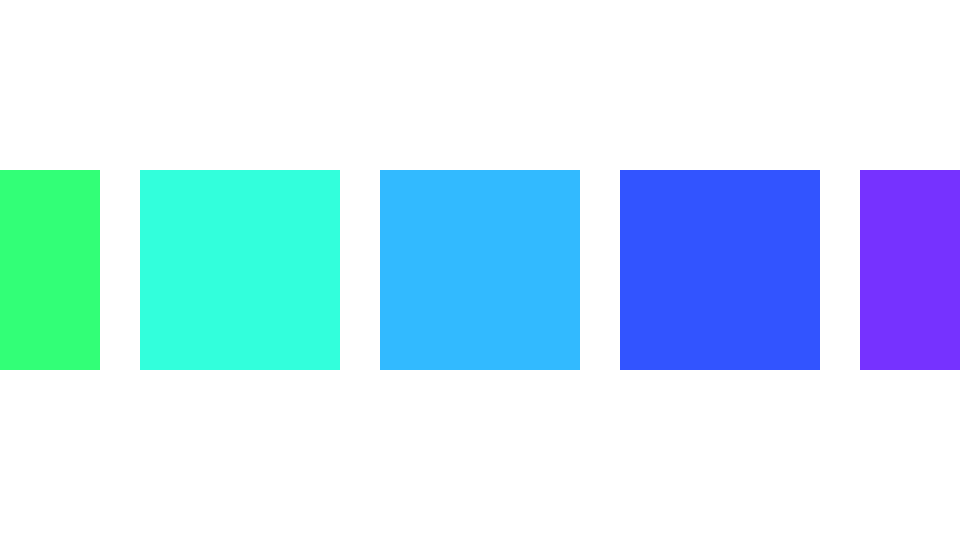
Frame 1 (no input)
Frame 60 (the mouse pressed at the canvas centre just before this capture): identical to frame 1, image omitted
Frame 120 (the mouse held since frame 60 and released just before this capture): identical to frame 1, image omitted

The Processing sketch that drew this single still picture (run headless with seeded random() and noise(); from frame 60 on, the mouse is pressed at the canvas centre):

// Processing sketch: sketch_018_colorMode_HSB
// ── sketch_018_colorMode_HSB.pde
// setup関数 : 初回1度だけ実行される
void setup(){
  size(960,540); // ウィンドウサイズを960px,540pxに
  
  // 色指定をHSBのカラーモードに変更 : Hue(色相),Brightness(明度),Saturation(彩度)
  colorMode(HSB,360,100,100);
  
  // 色の指定は「メニュー」＞「ツール」＞「色選択」を使うと便利 
}

// draw関数 : setup関数実行後繰り返し実行される
void draw(){
  background(0,0,100); // 背景色を白色に指定
  
  noStroke(); // 線の色をナシに

  fill(140,80,100); // 塗りつぶしの色をhsb(140,80,100)に指定
  rect(-100,height/2-100,200,200);
  
  fill(170,80,100); // 塗りつぶしの色をhsb(170,80,100)に指定
  rect(width*1/4-100,height/2-100,200,200);

  fill(200,80,100); // 塗りつぶしの色をhsb(200,80,100)に指定
  rect(width*1/2-100,height/2-100,200,200);

  fill(230,80,100); // 塗りつぶしの色をhsb(230,80,100)に指定
  rect(width*3/4-100,height/2-100,200,200);

  fill(260,80,100); // 塗りつぶしの色をhsb(260,80,100)に指定
  rect(width-100,height/2-100,200,200);

}
